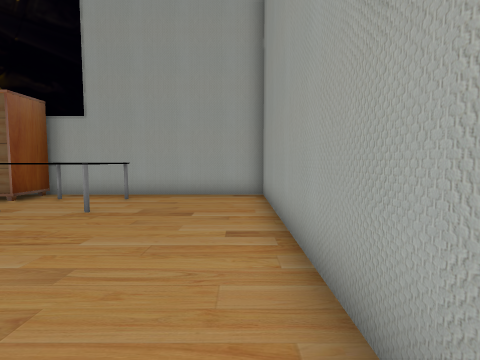
View 1 (above)

14 first-person views from a walk through a scene from a Unity 3-D project. The camera is 1.2 m above the floor, tilts 4° down and sees 85° across. The floor is counted in squares, 1 m on a side. Each view is taken from the middle of a square. On the plan, view 1 faces up. The plan holds only what a view shows up to about 12 squares ahead; the rest is blank. The place goes on beyond the plan. The player is left out. Some surface patterns are stand-ins.

View 2
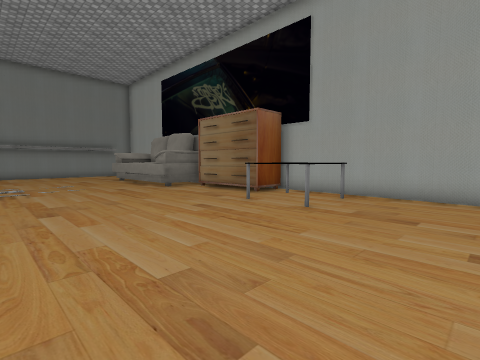

View 3
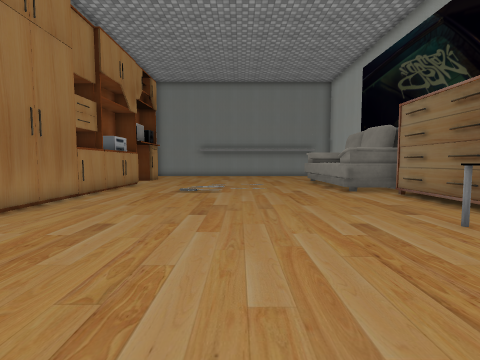

View 4
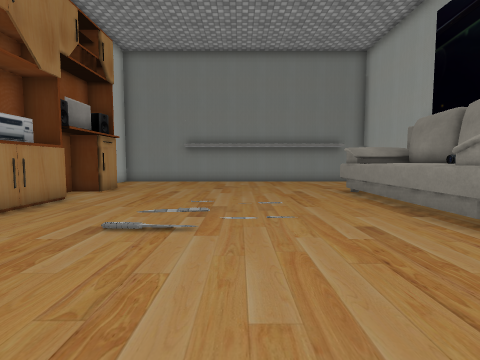

View 5
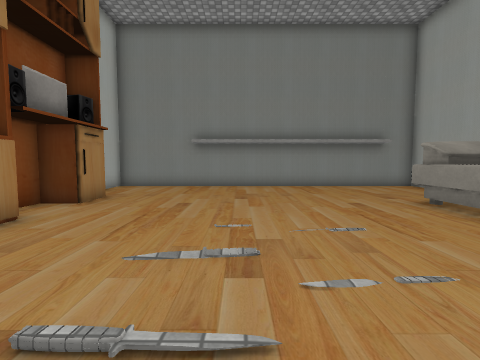

View 6
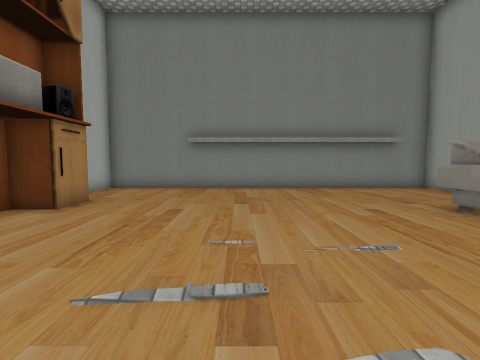

View 7
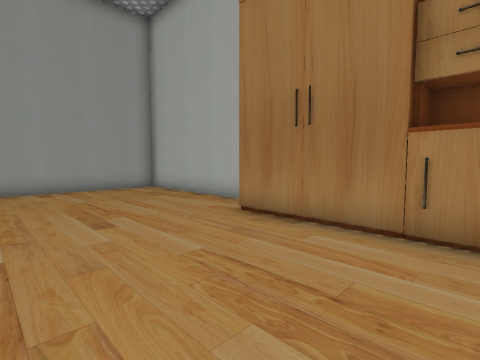

View 8
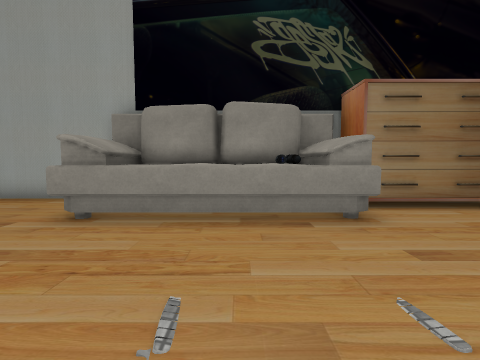

View 9
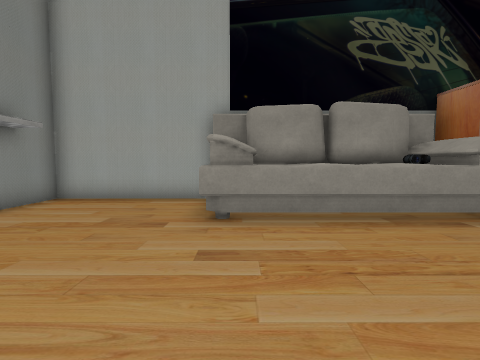

View 10
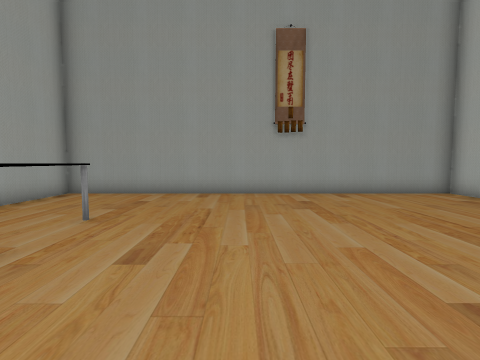

View 11
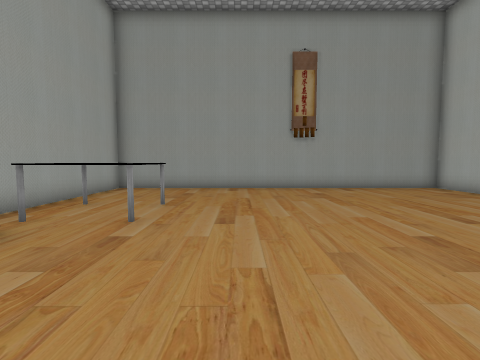

View 12
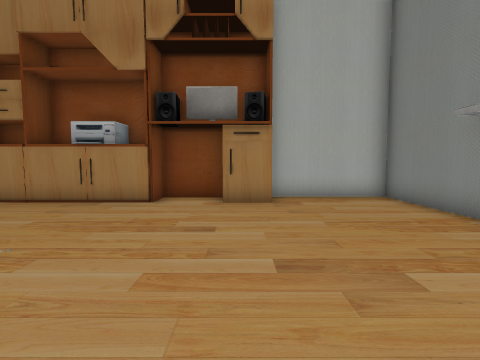

View 13
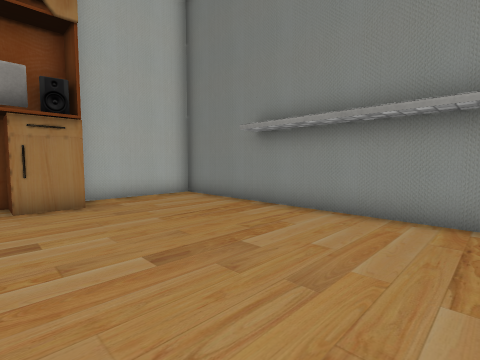

View 14
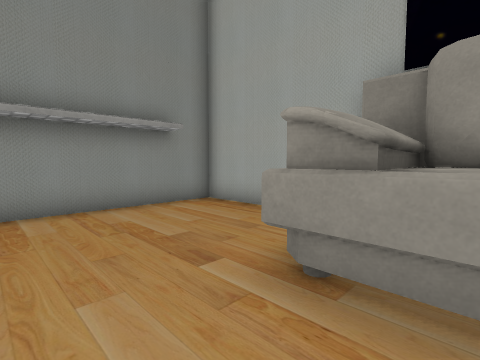

### Floor plan
Points are (right, up) in squares from view 1. A wall is a line through its corners. A room is listed if a view was taken in it or the views show most of it. See-through windows are left out.
Room 1 (views 1, 2, 3, 4, 5, 6, 7, 8, 9, 10, 11, 12, 13, 14)
walls: (-5.1, -4.9) (0.8, -4.9) (0.8, 9.5) (-7, 9.5); (-17.5, -4.4) (-17.5, -4.8) (-15.4, -4.8) (-15.4, -4.4); (-17.9, 9.5) (-23, 9.5) (-23, -4.9) (-19, -4.9)
objects: other object (-19, -4) to (-18, -4); other object (-18, 6) to (-11, 9); other object (-15, -4) to (-12, -4); other object (-13, 7); other object (-11, -4) to (-10, -4); other object (-11, 8) to (-7, 9); other object (-9, -4) to (-7, -4); table (-6, 6) to (-4, 6); table (-6, 8) to (-4, 8)

Where each view was taken, in squares from view 1:
view 1: 0 up, 0 right, facing up
view 2: 0 up, 0 right, facing up-left
view 3: 2 up, 1 left, facing left
view 4: 2 up, 7 left, facing left
view 5: 1 up, 10 left, facing left
view 6: 1 up, 11 left, facing left
view 7: 1 up, 11 left, facing down-right
view 8: 1 up, 14 left, facing up
view 9: 1 up, 17 left, facing up
view 10: 3 up, 9 left, facing right
view 11: 4 up, 11 left, facing right
view 12: 4 up, 18 left, facing down
view 13: 4 up, 17 left, facing down-left
view 14: 4 up, 16 left, facing up-left
